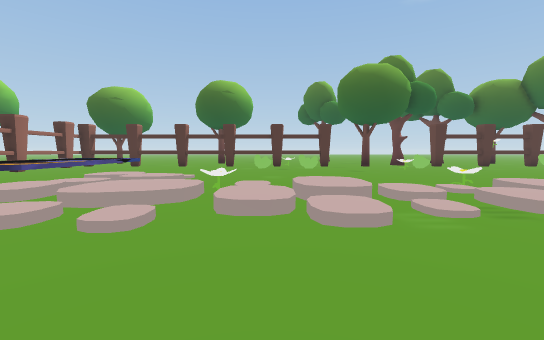
[1] (above)

18 first-person views from a walk through a scene from a Unity 3-D project. The camera is 1.4 m above the floor, tilts 4° down and sees 90° across. The floor is counted in squares, 2 m on a side. Each view is taken from the middle of a square. On the plan, view 1 faces up. The plan holds only what a view shows up to about 9 squares ahead; the rest is blank. The place goes on beyond the plan. The player character is not drawn.

[2]
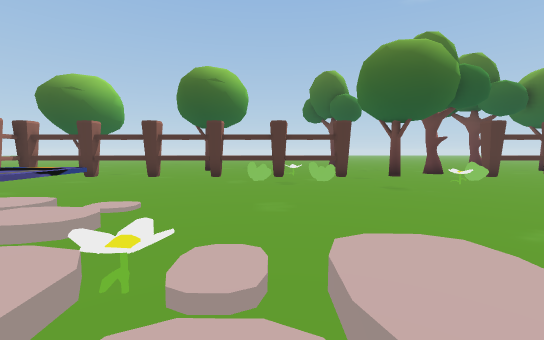

[3]
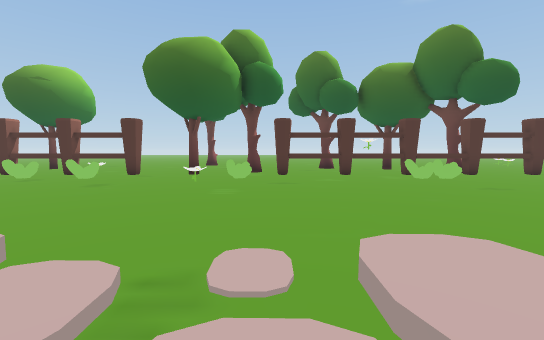

[4]
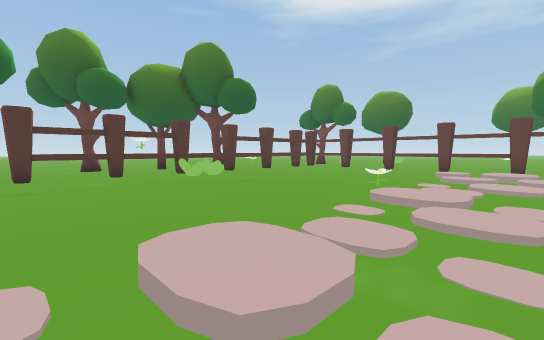

[5]
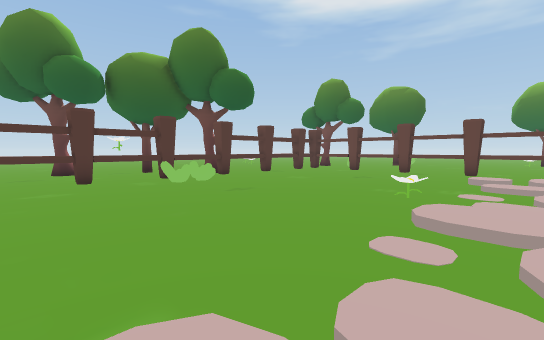

[6]
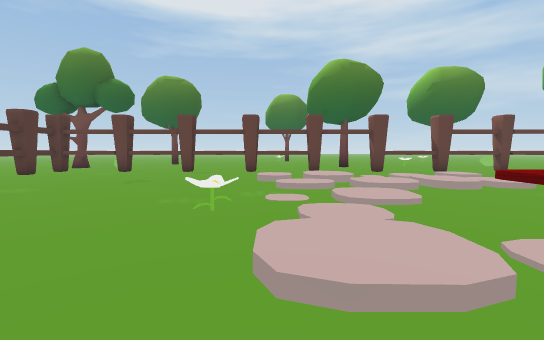

[7]
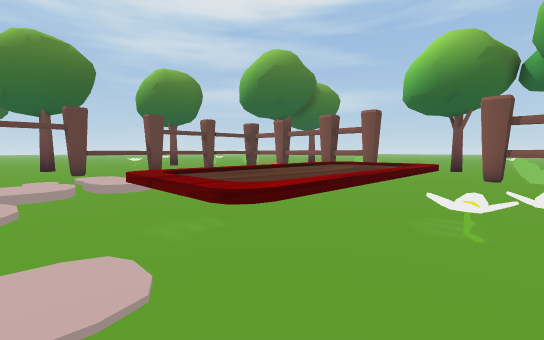

[8]
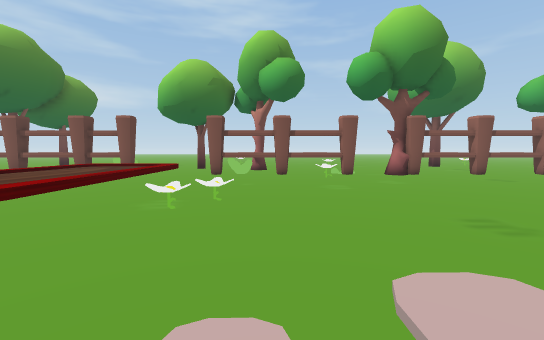

[9]
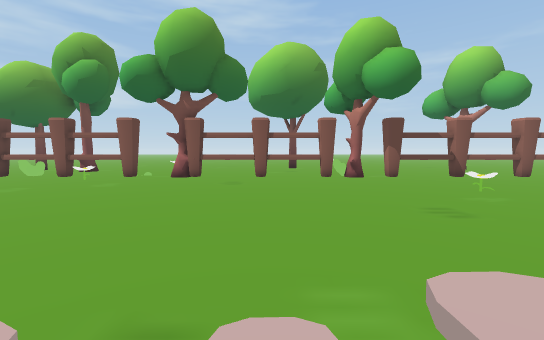

[10]
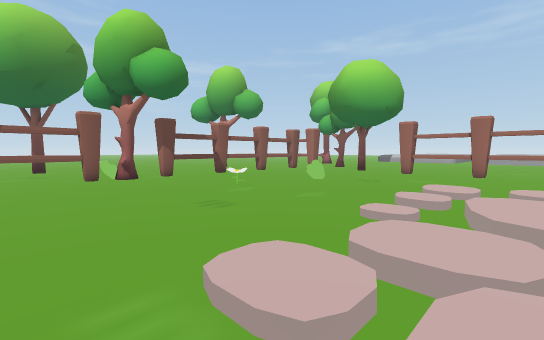

[11]
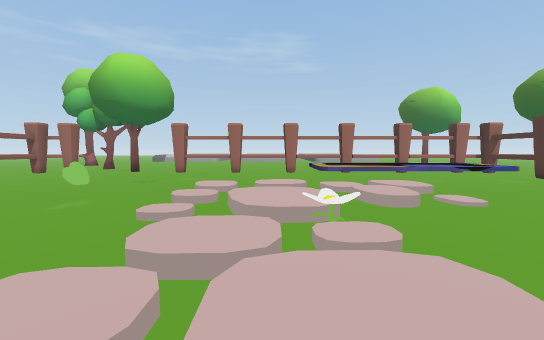

[12]
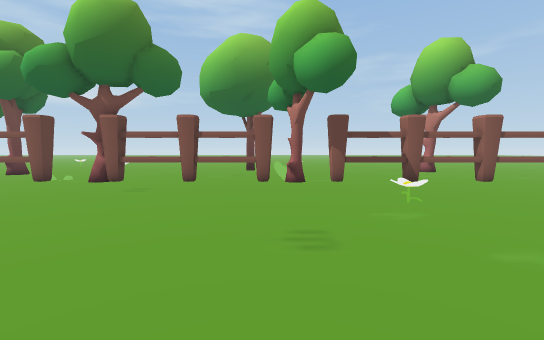

[13]
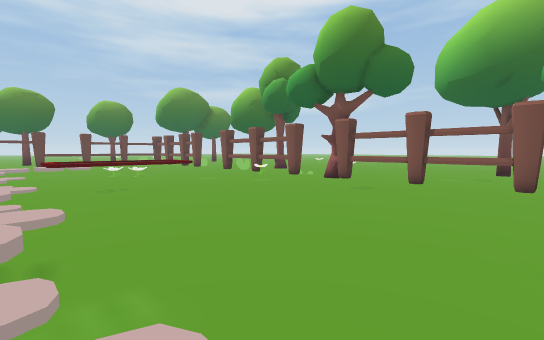

[14]
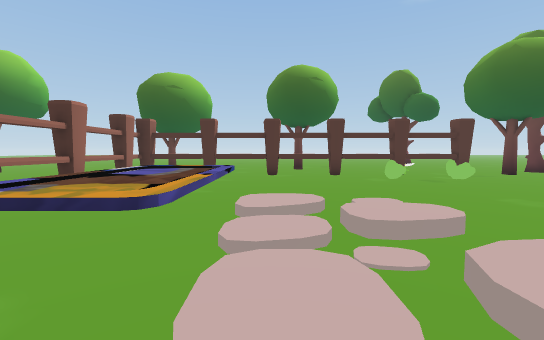

[15]
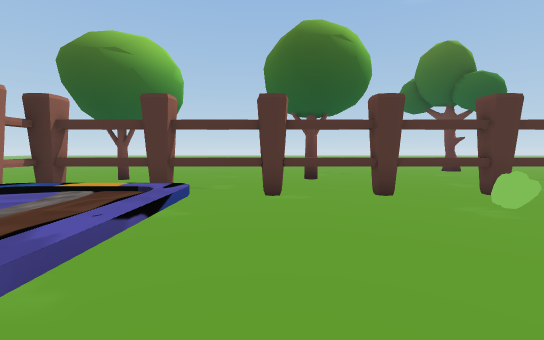

[16]
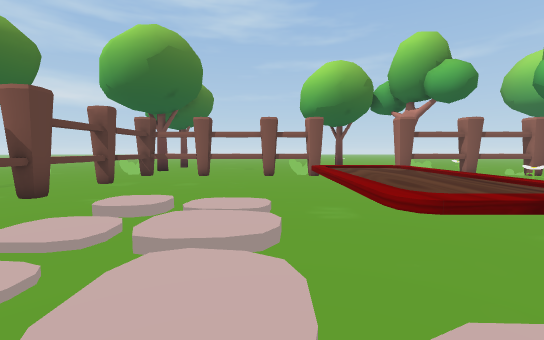

[17]
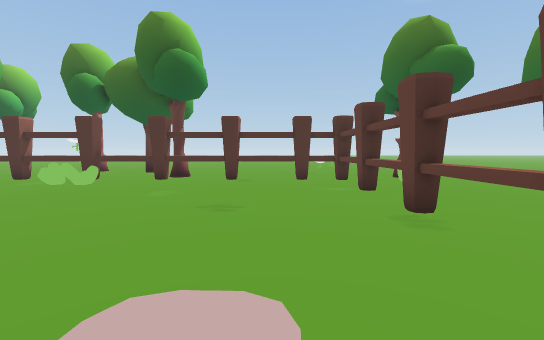

[18]
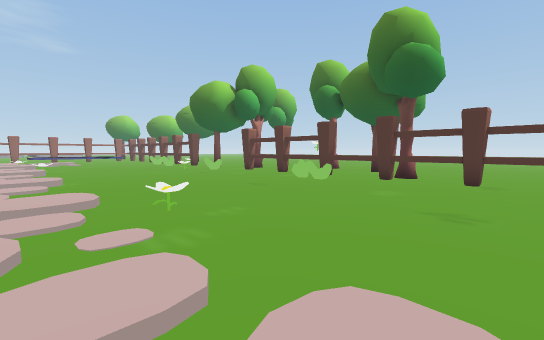

### Floor plan
Key: @ floor where view 1 was taken; # wall or solid block; x gap in a wall; . main floor; : floor 0.25 m higher than the main floor; + floor 0.5 m higher than the main floor; / step, stairs or slope; = window, fence, low wall or low ledge; ^ raised ledge; T tree; H thing the floor can be seen under or through.
Columns run from 7 left of view 1 to 19 right of it. Each row starts with its distance up from view 1.
 16 ... ......     .TT     ..
 15 ....T.....    ...      ..
 14 ..........   T.....  T...
 13  ....... .    .......T.....
 12 #x#x#x####.T..#HHHxx^HHx#x#
 11 .......=#=...=....==......#
 10 ^^^.........=.............#
  9 ^^^.......................#
  8 ^^^.......................#
  7 ^^^:./....................#
  6 ^^^///..............=.....#
  5 ..././=//./=/../..//..///.#
  4 ...:////+//////:////.////.#
  3 ...//.///////.//.//..////..
  2 ...................^^.///..
  1 ...................^^^///.#
  0 .......@.........=.^^^///.#
 -1 ..#................^^^....#
 -2  ....=.............^^^....#
 -3 ...................^^^....#
 -4 ..............=...........#
 -5 #x#x#xTHHx##T..####..##^x^#
 -6 ............   .....
 -7        ...      TT..
 -8        ...        .T

Positions as (right, up) in squares from view 1, and headings:
1: (0, 0), facing up
2: (0, 3), facing up
3: (7, 3), facing up
4: (7, 3), facing up-right
5: (8, 4), facing up-right
6: (10, 5), facing right
7: (10, 3), facing down-right
8: (9, 4), facing down
9: (2, 4), facing down
10: (2, 4), facing down-left
11: (2, 4), facing left
12: (0, 3), facing down
13: (0, 3), facing down-right
14: (-4, 3), facing up
15: (-4, 7), facing up
16: (15, 4), facing down
17: (17, 4), facing up
18: (17, 4), facing up-left
